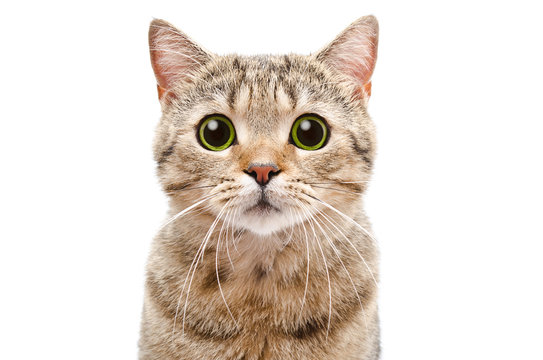
#> input picture IITD Assignments Megha 2024/17_SIFT/cat1.jpg, 543 x 360 px
$ python 'Image Matching.py'
#> lines starting #> are read from the running program, lines starting #| are printed output that depends on the picture
#!/usr/bin/env python
# coding: utf-8

# In[2]:


import numpy as np
import cv2
import matplotlib.pyplot as plt


# In[3]:


gray1=cv2.imread('cat1.jpg',cv2.IMREAD_GRAYSCALE)
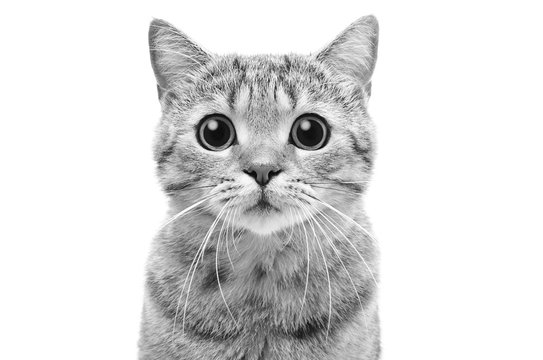
#> gray1: shape (360, 543); min 0, max 255, mean 221.1
gray2=cv2.imread('cat2.jpg',cv2.IMREAD_GRAYSCALE)
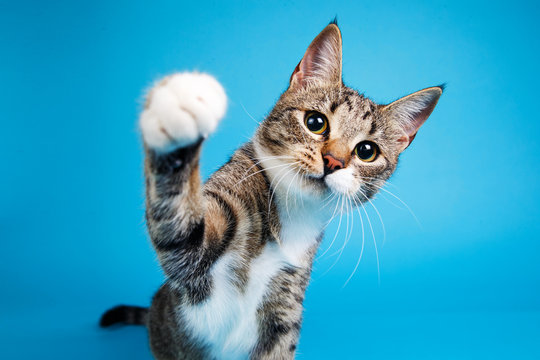
#> input picture IITD Assignments Megha 2024/17_SIFT/cat2.jpg, 540 x 360 px
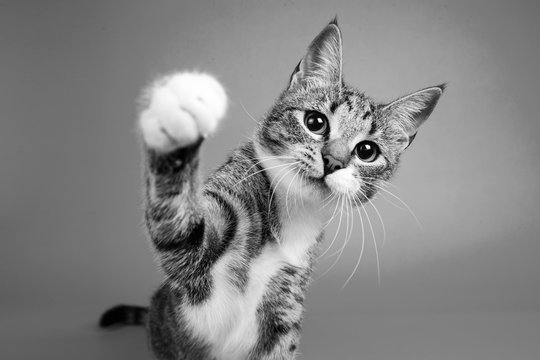
#> gray2: shape (360, 540); min 0, max 255, mean 132.4
if(gray1 is None or gray2 is None):
    print('Error')


# In[4]:


plt.figure(figsize=(9,4))
plt.subplot(1,2,1)
plt.title('CAT 1')
plt.axis('off')
plt.imshow(gray1, cmap='gray')
#plt.show()
#plt.figure(figsize=(5,3))
plt.subplot(1,2,2)
plt.title('CAT 2')
plt.axis('off')
plt.imshow(gray2, cmap='gray')

plt.show()
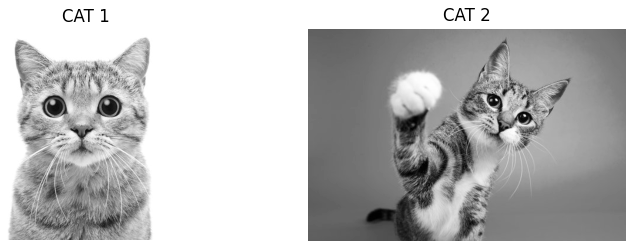
#> figure drawn by matplotlib, 2 panels
sift = cv2.SIFT_create()
bf = cv2.BFMatcher(cv2.NORM_L2, crossCheck=True)
keypoints_1, descriptors_1 = sift.detectAndCompute(gray1,None)
#> keypoints_1 = 779 keypoints; strongest (x, y, size): (213, 125, 5.8), (298, 180, 2), (305, 125, 5.6), (275, 88, 1.8)
keypoints_2, descriptors_2 = sift.detectAndCompute(gray2,None)
#> keypoints_2 = 632 keypoints; strongest (x, y, size): (368, 147, 2.9), (320, 120, 2.8), (311, 120, 2.5), (333, 107, 5.3)
matches = bf.match(descriptors_1,descriptors_2)
#> matches = 233 matches
matches = sorted(matches, key=lambda x:x.distance)
img3 = cv2.drawMatches(gray1, keypoints_1, gray2, keypoints_2, matches[:50],None,flags=cv2.DrawMatchesFlags_NOT_DRAW_SINGLE_POINTS)
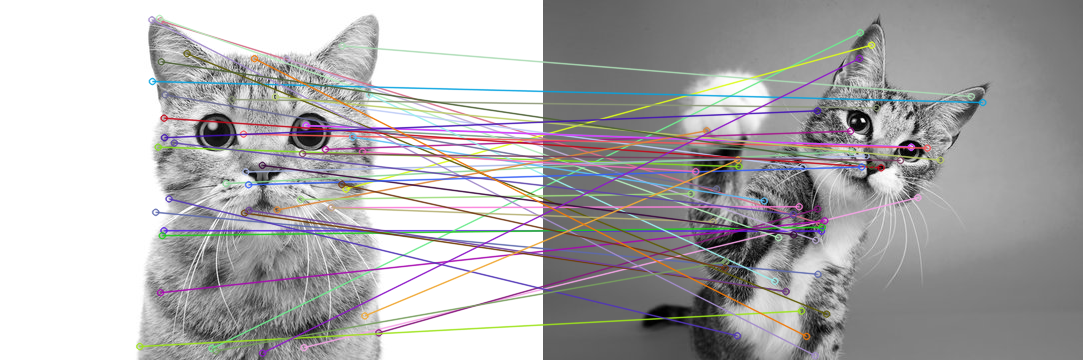
#> img3: shape (360, 1083, 3); mean of channels 0, 1, 2 173.6, 172.5, 174.1; drawn as B, G, R
plt.figure(figsize=(9,5))
plt.imshow(img3, cmap='gray')
plt.show()
